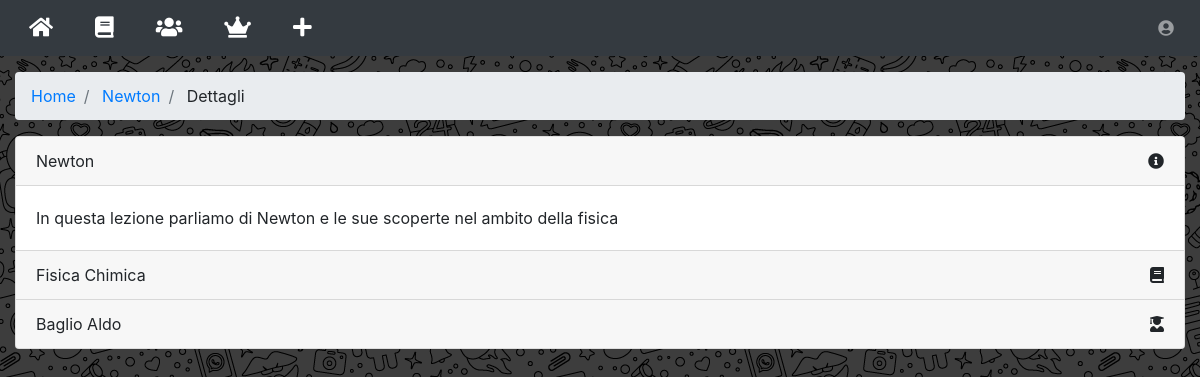
The page /dettagli/?id=6 (signed in) on the database its author committed.
### tables this page shows
CREATE TABLE `lezioni` (
  `id` int(15) NOT NULL AUTO_INCREMENT,
  `idUtente` int(15),
  `titolo` varchar(40) NOT NULL,
  `data` datetime NOT NULL,
  `note` varchar(150),
  PRIMARY KEY (`id`),
  UNIQUE (`idUtente`, `titolo`),
  FOREIGN KEY (`idUtente`)
    REFERENCES `utenti` (`id`)
);

CREATE TABLE `materieDiLezioni` (
  `id` int(15) NOT NULL AUTO_INCREMENT,
  `idLezione` int(15),
  `idMateria` int(15),
  PRIMARY KEY (`id`),
  UNIQUE KEY (`idLezione`, `idMateria`),
  FOREIGN KEY (`idLezione`)
    REFERENCES `lezioni` (`id`)
    ON DELETE CASCADE,
  FOREIGN KEY (`idMateria`)
    REFERENCES `materie` (`id`)
);

CREATE TABLE `materie` (
  `id` int(15) NOT NULL AUTO_INCREMENT,
  `titolo` varchar(50),
  PRIMARY KEY (`id`)
);

CREATE TABLE `utenti` (
  `id` int(15) NOT NULL AUTO_INCREMENT,
  `email` varchar(100) NOT NULL,
  `password` varchar(40) NOT NULL,
  `nome` varchar(20) NOT NULL,
  `cognome` varchar(20) NOT NULL,
  `tipo` ENUM('studente', 'professore', 'admin') DEFAULT 'studente',
  `aiuti` BOOLEAN DEFAULT 1,
  `notifiche` BOOLEAN DEFAULT 1,
  PRIMARY KEY (`id`),
  UNIQUE KEY (`email`)
);

### src/connection.php (called while the page is built, shortened)
<?php
  function query($sql){
    $conn = new mysqli("localhost", "root", "", "appRendiamo");
    $tabella = array();
    $result = $conn->query($sql);
    if (isset($result->num_rows)){
      if ($result->num_rows == 0) {
        return $tabella;
      } else while($row = $result->fetch_assoc()){
        array_push($tabella, $row);
      }
      return $tabella;
    } else {
      $conn->close();
    }
  }
?>

### src/dettagli/wrapper.php (the view)
<?php $idLezione = $_GET['id'] ?>
<?php $lezione = query("SELECT * FROM lezioni WHERE lezioni.id=$idLezione")[0] ?>
<?php $idDocente = $lezione['idUtente']; ?>
<?php $docente = query("SELECT * FROM utenti WHERE utenti.id=$idDocente")[0] ?>
<div class="container-fluid">
  <ol class="breadcrumb">
    <li class="breadcrumb-item">
      <a href="../home/">Home</a>
    </li>
    <li class="breadcrumb-item">
      <a href="../lezione/?id=<?php echo $lezione['id'] ?>">
        <?php echo $lezione['titolo'] ?>
      </a>
    </li>
    <li class="breadcrumb-item">
      Dettagli
    </li>
  </ol>
  <div class="row">
    <div class="col">
      <div class="card">
        <div class="card-header">
          <?php echo $lezione['titolo'] ?>
          <a class="float-right">
            <i class="fas fa-info-circle"></i>
          </a>
        </div>
        <div class="card-body">
          <?php if ($lezione['note']): ?>
            <?php echo $lezione['note'] ?>
          <?php else: ?>
            Nessuna descrizione della lezione
          <?php endif; ?>
        </div>
        <div class="card-footer">
          <?php $materie = query("SELECT * FROM materie, materieDiLezioni WHERE materie.id=materieDiLezioni.idMateria AND materieDiLezioni.idLezione=$idLezione") ?>
          <?php if ($materie): ?>
            <?php foreach ($materie as $materia): ?>
              <?php echo $materia['titolo'] ?>
            <?php endforeach; ?>
          <?php else: ?>
            Nessuna materia
          <?php endif; ?>
          <a class="float-right" title="materie">
            <i class="fas fa-book"></i>
          </a>
        </div>
        <div class="card-footer">
          <?php echo $docente['cognome']." ".$docente['nome'] ?>
          <a class="float-right" title="docente">
            <i class="fas fa-user-graduate"></i>
          </a>
        </div>
      </div>
    </div>
  </div>

### rows shown on the page
lezioni: titolo "Newton", note "In questa lezione parliamo di Newton e le sue scoperte nel ambito della fisica"
materiedilezioni: idMateria.titolo "Fisica"
materiedilezioni: idMateria.titolo "Chimica"
utenti: cognome "Baglio", nome "Aldo"
